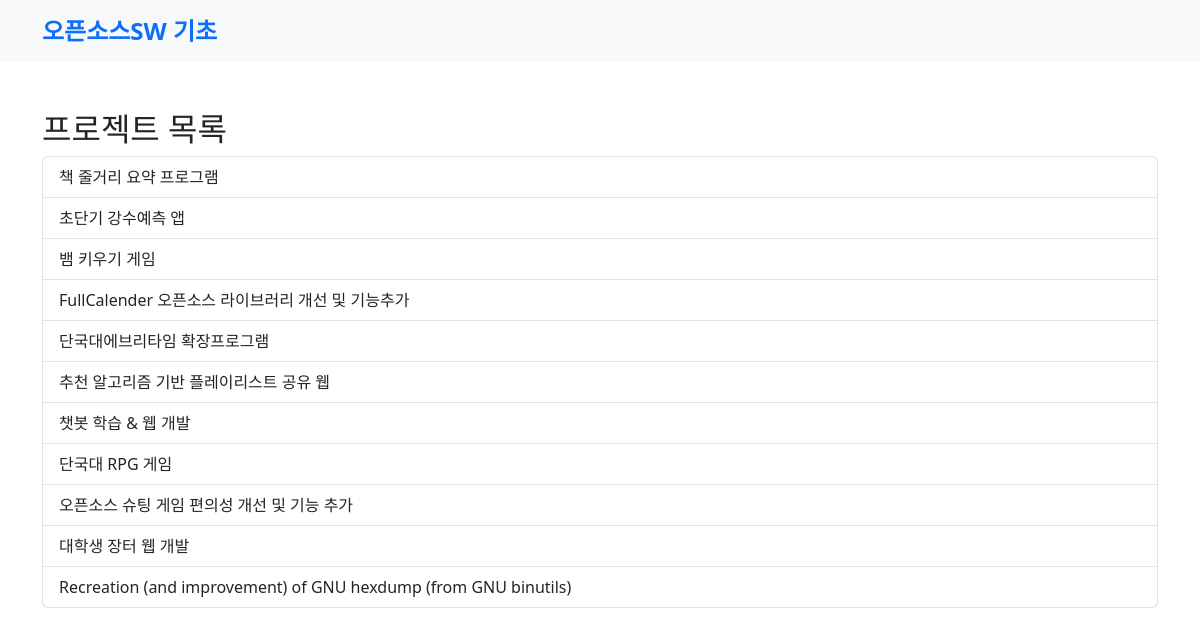
Page /grading/ on the committed database.
### grading/models.py (models this page shows, shortened)
class Project(models.Model):
    project_text = models.CharField(max_length=200, verbose_name='프로젝트명')
    pub_date = models.DateTimeField(auto_now_add=True, verbose_name='등록일')
    description = models.TextField(blank=True, verbose_name='설명')
    avg_rating = models.DecimalField(
        max_digits=3,
        decimal_places=1,
        default=0.0,
        verbose_name='평균 평점',
    )
    class Meta:
        ordering = ['-pub_date']
        verbose_name = '프로젝트'
        verbose_name_plural = '프로젝트 목록'

### grading/views.py (the view)
# urls.py: path("", views.IndexView.as_view(), name="index"),
class IndexView(generic.ListView):
    template_name = "grading/index.html"
    context_object_name = "latest_project_list"
    def get_queryset(self):
        return Project.objects.order_by("-pub_date")[:11]

### grading/templates/grading/index.html (shortened to what this page needs)
<!DOCTYPE html>
{% load static %}
<html lang="en">
<head>
  <link href="{% static 'css/main.css' %}" rel="stylesheet">
  <link href="https://cdn.jsdelivr.net/npm/bootstrap@5.3.0/dist/css/bootstrap.min.css" rel="stylesheet"
>
</head>
<body>
    {% include 'grading/navbar.html' %}
<div class="container my-5">
{% if latest_project_list %}
  <h2>프로젝트 목록</h2>
  <div class="list-group">
    {% for project in latest_project_list %}
      <a href="{% url 'grading:detail' project.id %}" class="list-group-item list-group-item-action">
        {{ project.project_text }}
      </a>
    {% endfor %}
  </div>
{% else %}
  <div class="alert alert-info">프로젝트가 없습니다.</div>
{% endif %}
</div>
</body>
</html>

### grading/templates/grading/navbar.html
<nav class="navbar navbar-expand-lg navbar-light bg-light" th:fragment="navbar" xmlns:sec="http://www.w3.org/1999/xhtml">
    <div class="container">
      <a class="navbar-brand d-flex align-items-center fs-4 fw-bold text-primary" href="{% url 'grading:index' %}">
        오픈소스SW 기초
      </a>
    </div>
  </nav>

### grading/static/css/main.css (style rules this page uses)
body { background-color: aliceblue; }

### rows in the picture
Project: project_text "책 줄거리 요약 프로그램"
Project: project_text "초단기 강수예측 앱"
Project: project_text "뱀 키우기 게임"
Project: project_text "FullCalender 오픈소스 라이브러리 개선 및 기능추가"
Project: project_text "단국대에브리타임 확장프로그램"
Project: project_text "추천 알고리즘 기반 플레이리스트 공유 웹"
Project: project_text "챗봇 학습 & 웹 개발"
Project: project_text "단국대 RPG 게임"
Project: project_text "오픈소스 슈팅 게임 편의성 개선 및 기능 추가"
Project: project_text "대학생 장터 웹 개발"
Project: project_text "Recreation (and improvement) of GNU hexdump (from GNU binutils)"
